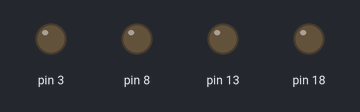
Bench run of a sketch on a simulated Arduino Uno, built with avr-gcc and run on an emulated ATmega328P. Shown: output pins drawn as LEDs (lit = HIGH).

Above: at 0.17 s.
At 1.22 s:
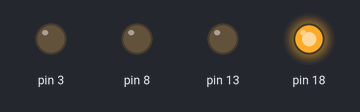
At 2.27 s:
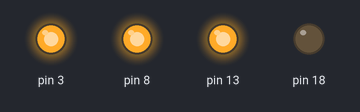
At 4.72 s:
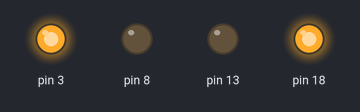
At 6.47 s:
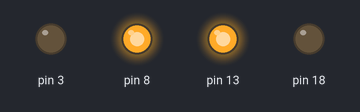
At 8.57 s:
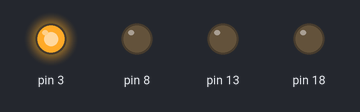
Timing chart, 0 to 9.2 s (numbered marks = the images above):
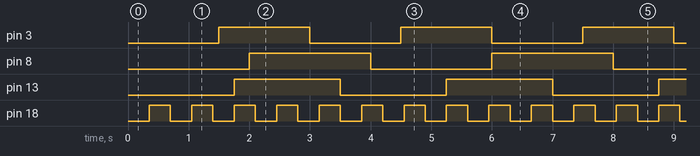

Measured:
- by itself, pin 3: alternates HIGH for 1.5 s and LOW for 1.5 s
- by itself, pin 8: alternates HIGH for 2.0 s and LOW for 2.0 s
- by itself, pin 13: alternates HIGH for 1.8 s and LOW for 1.8 s
- by itself, pin 18: alternates HIGH for 0.35 s and LOW for 0.35 s

The sketch:

Task2Labb2.ino
```cpp
volatile uint8_t* ddrb = (volatile uint8_t*)0x24;
volatile uint8_t* portb = (volatile uint8_t*)0x25;
volatile uint8_t* portd = (volatile uint8_t*)0x2B;
volatile uint8_t* ddrd = (volatile uint8_t*)0x2A;
volatile uint8_t* portc = (volatile uint8_t*)0x28;
volatile uint8_t* ddrc = (volatile uint8_t*)0x27;

unsigned long previousMsB5 =0;
unsigned long previousMsB0 =0;
unsigned long previousMsD3 =0;
unsigned long previousMsC4 =0;

const long intervalB5 =1750;
const long intervalB0=2000;
const long intervalD3=1500;
const long intervalC4=350;

void setup() {
  //outpot
  *ddrb |= (1 << 5);
  *ddrb |= (1 << 0);
  *ddrd |=(1 << 3);
  *ddrc |=(1 << 4);
}


void loop() {
  unsigned long currentMs = millis();

  if(currentMs - previousMsB5 >= intervalB5){
    previousMsB5=currentMs;
    *portb ^=(1<<5);//Togglar den på

  }
  if(currentMs - previousMsB0 >= intervalB0){
    previousMsB0=currentMs;
    *portb ^=(1<<0);//Togglar den på
  }

    if(currentMs - previousMsD3 >= intervalD3){
      previousMsD3 =currentMs;
      *portd ^=(1<<3);//Sätter på den biten med xor avgör
    }

    if(currentMs - previousMsC4 >= intervalC4){
      previousMsC4 =currentMs;
      *portc ^=(1<<4);//samma på alla 3
    }
}
```
